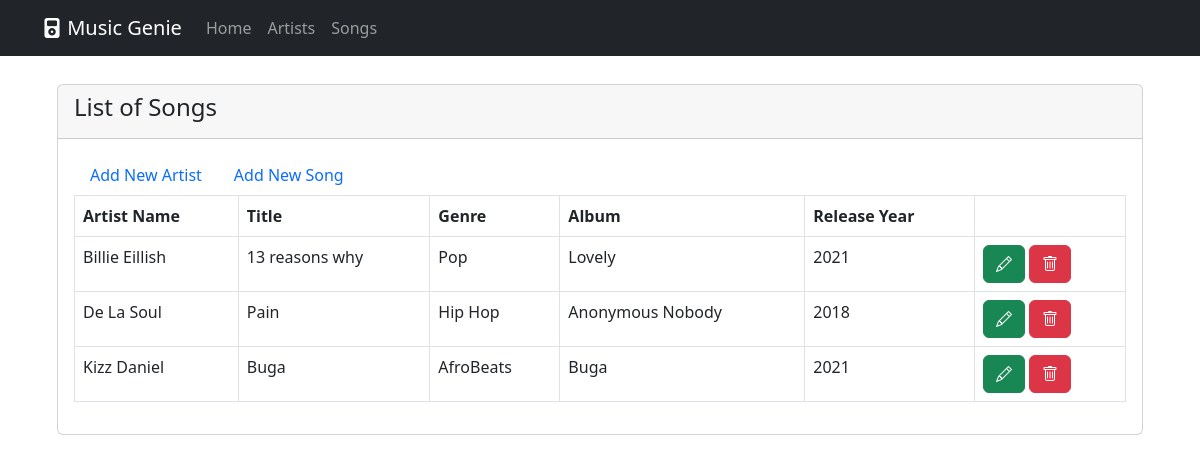
Before: /songs/ with the older database file.
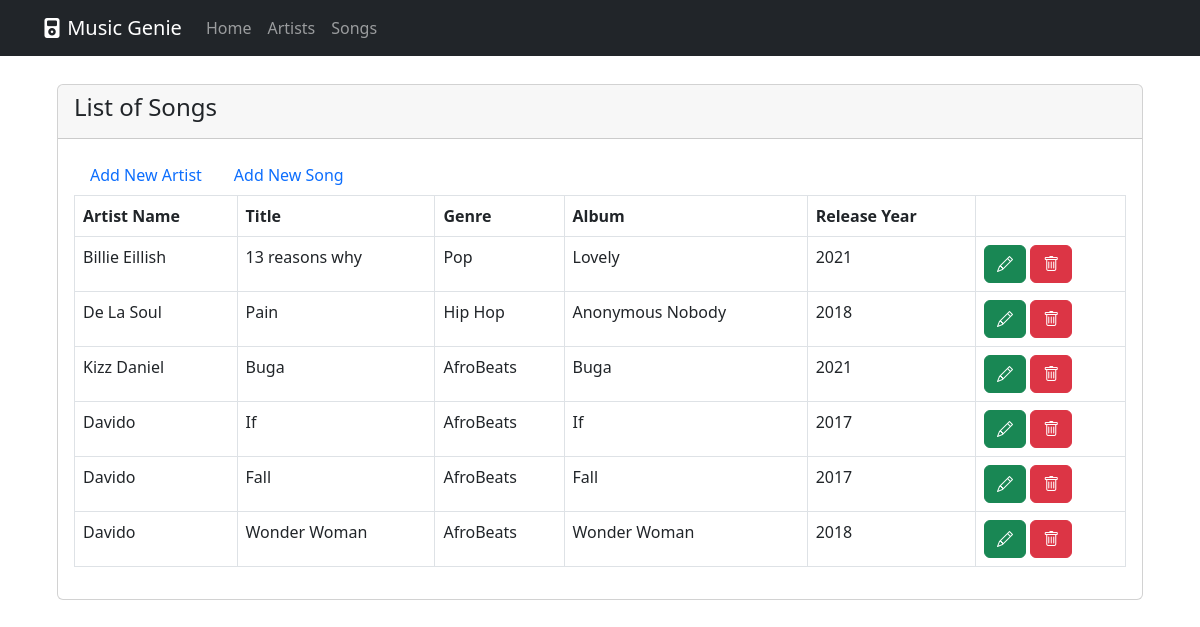
After: the same page with the newer database file.
### music_app/models.py (models this page shows, shortened)
class Song(models.Model):
    GENRE_CHOICES = [
        ('Afrobeats', 'Afrobeats'),
        ('Pop', 'Pop'),
        ('Jazz', 'Jazz'),
        ('Hip Hop', 'Hip Hop'),
        ('Gospel', 'Gospel'),
        ('R&B', 'R&B'),
        ('Classical', 'Classical'),
        ('Techno', 'Techno'),
        ('Rock', 'Rock'),
        ('Country', 'Country'),
        ('Indie Rock', 'Indie Rock'),
        ('Electro', 'Electro'),
        ('House', 'House'),
        ('Instrumental', 'Instrumental'),
        ('Soul', 'Soul'),
        ('Garage', 'Garage'),
    ]
    id = models.AutoField(primary_key=True)
    genre = models.CharField(max_length=60,choices = GENRE_CHOICES)
    title = models.CharField(max_length=100)
    release_year = models.IntegerField(null=True)
    album = models.CharField(max_length=80, null=True)
    artist = models.ForeignKey(Artist, on_delete=models.CASCADE)
    class Meta:
        verbose_name = "Song"
        verbose_name_plural = "Songs"
    @property
    def artistName(self):
        return self.artist.name

class Artist(models.Model):
    id = models.AutoField(primary_key=True)
    name = models.CharField('', max_length=100, null=False)
    age = models.IntegerField('', null=True)
    nationality = models.CharField('', max_length=200)
    website = models.CharField('', max_length=100)
    label = models.CharField('', max_length=200)
    image = models.ImageField('', upload_to='images/', null=True)
    class Meta:
        verbose_name = 'Artist'
        verbose_name_plural = 'Artists'

### music_app/views.py (the view)
# urls.py: path('songs/', SongListView.as_view(), name='songs'),
class SongListView(ListView):
    model = Song
    context_object_name = 'songs'
    template_name = 'list_songs.html'

### templates/list_songs.html (shortened to what this page needs)
{% extends '_base.html' %}
{% block content %}
<div class="card">
    <div class="card-header card-header-secondary">
        <h4 class="card-title">List of Songs</h4>
    </div>
    <div class="card-body">
        <ul class="nav nav-pills">
            <li class="nav-item">
                <a class="nav-link" href="{% url 'add_artist' %}"> Add New Artist</a>
            </li>
            <li class="nav-item">
                <a class="nav-link" href="{% url 'add_song' %}">Add New Song</a>
            </li>
        </ul>
        {% if songs %}
            <table class="table table-bordered striped table-hover">
                <thead>
                    <tr>
                        <th scope="col">Artist Name</th>
                        <th scope="col">Title</th>
                        <th scope="col">Genre</th>
                        <th scope="col">Album</th>
                        <th scope="col">Release Year</th>
                        <th scope="col"></th>
                    </tr>
                </thead>
                <tbody>
                    {% for song in songs %}
                    <tr>
                        <td>{{song.artistName}}</td>
                        <td>{{song.title}}</td>
                        <td>{{song.genre}}</td>
                        <td>{{song.album}}</td>
                        <td>{{song.release_year}}</td>
                        <td>
                            <a href="song-details/{{song.id}}" class="btn btn btn-success" type="button"><i class="bi bi-pencil"></i></a>
                            <a href="song-delete/{{song.id}}" class="btn btn btn-danger" type="button"><i class="bi bi-trash"></i></a>
                        </td>
                    </tr>
                    {% endfor %}
                </tbody>
            </table>
        {% else %}
            <p>No songs found in the database</p>
        {% endif %}
    </div>
</div>
{% endblock content %}

Changed rows visible on the page:
added Song: artistName "Davido", title "If", genre "AfroBeats", album "If", release_year "2017"
added Song: artistName "Davido", title "Fall", genre "AfroBeats", album "Fall", release_year "2017"
added Song: artistName "Davido", title "Wonder Woman", genre "AfroBeats", album "Wonder Woman", release_year "2018"
